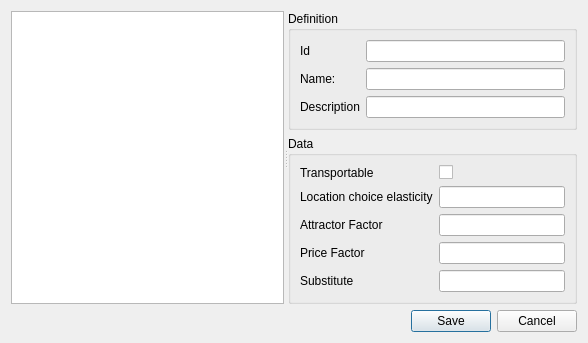
<?xml version="1.0" encoding="UTF-8"?>
<ui version="4.0">
 <class>Dialog</class>
 <widget class="QDialog" name="Dialog">
  <property name="geometry">
   <rect>
    <x>0</x>
    <y>0</y>
    <width>588</width>
    <height>316</height>
   </rect>
  </property>
  <property name="windowTitle">
   <string>Add new sector</string>
  </property>
  <layout class="QHBoxLayout" name="horizontalLayout">
   <item>
    <layout class="QVBoxLayout" name="verticalLayout_4">
     <item>
      <widget class="QSplitter" name="splitter">
       <property name="orientation">
        <enum>Qt::Horizontal</enum>
       </property>
       <widget class="QTreeView" name="scenario_tree"/>
       <widget class="QWidget" name="layoutWidget">
        <layout class="QVBoxLayout" name="verticalLayout_3">
         <item>
          <widget class="QGroupBox" name="project">
           <property name="sizePolicy">
            <sizepolicy hsizetype="Expanding" vsizetype="Preferred">
             <horstretch>0</horstretch>
             <verstretch>0</verstretch>
            </sizepolicy>
           </property>
           <property name="title">
            <string>Definition</string>
           </property>
           <layout class="QVBoxLayout" name="verticalLayout">
            <item>
             <layout class="QFormLayout" name="formLayout">
              <item row="0" column="0">
               <widget class="QLabel" name="label_2">
                <property name="text">
                 <string>Id</string>
                </property>
               </widget>
              </item>
              <item row="0" column="1">
               <widget class="QLineEdit" name="id">
                <property name="maxLength">
                 <number>32</number>
                </property>
               </widget>
              </item>
              <item row="1" column="0">
               <widget class="QLabel" name="label_3">
                <property name="text">
                 <string>Name:</string>
                </property>
               </widget>
              </item>
              <item row="1" column="1">
               <widget class="QLineEdit" name="name">
                <property name="maxLength">
                 <number>100</number>
                </property>
               </widget>
              </item>
              <item row="2" column="0">
               <widget class="QLabel" name="label_6">
                <property name="text">
                 <string>Description</string>
                </property>
               </widget>
              </item>
              <item row="2" column="1">
               <widget class="QLineEdit" name="description"/>
              </item>
             </layout>
            </item>
           </layout>
          </widget>
         </item>
         <item>
          <widget class="QGroupBox" name="groupBox">
           <property name="title">
            <string>Data</string>
           </property>
           <layout class="QVBoxLayout" name="verticalLayout_2">
            <item>
             <layout class="QFormLayout" name="formLayout_2">
              <item row="1" column="1">
               <widget class="QLineEdit" name="location_choice_elasticity"/>
              </item>
              <item row="1" column="0">
               <widget class="QLabel" name="label">
                <property name="text">
                 <string>Location choice elasticity</string>
                </property>
               </widget>
              </item>
              <item row="2" column="0">
               <widget class="QLabel" name="label_4">
                <property name="text">
                 <string>Attractor Factor</string>
                </property>
               </widget>
              </item>
              <item row="2" column="1">
               <widget class="QLineEdit" name="attractor_factor"/>
              </item>
              <item row="3" column="0">
               <widget class="QLabel" name="label_5">
                <property name="text">
                 <string>Price Factor</string>
                </property>
               </widget>
              </item>
              <item row="3" column="1">
               <widget class="QLineEdit" name="price_factor"/>
              </item>
              <item row="0" column="0">
               <widget class="QLabel" name="label_7">
                <property name="text">
                 <string>Transportable</string>
                </property>
               </widget>
              </item>
              <item row="0" column="1">
               <widget class="QCheckBox" name="transportable">
                <property name="text">
                 <string/>
                </property>
               </widget>
              </item>
              <item row="4" column="1">
               <widget class="QLineEdit" name="sustitute"/>
              </item>
              <item row="4" column="0">
               <widget class="QLabel" name="label_8">
                <property name="text">
                 <string>Substitute</string>
                </property>
               </widget>
              </item>
             </layout>
            </item>
           </layout>
          </widget>
         </item>
        </layout>
       </widget>
      </widget>
     </item>
     <item>
      <widget class="QDialogButtonBox" name="buttonBox">
       <property name="orientation">
        <enum>Qt::Horizontal</enum>
       </property>
       <property name="standardButtons">
        <set>QDialogButtonBox::Cancel|QDialogButtonBox::Save</set>
       </property>
      </widget>
     </item>
    </layout>
   </item>
  </layout>
 </widget>
 <tabstops>
  <tabstop>id</tabstop>
  <tabstop>name</tabstop>
  <tabstop>buttonBox</tabstop>
  <tabstop>scenario_tree</tabstop>
 </tabstops>
 <resources/>
 <connections>
  <connection>
   <sender>buttonBox</sender>
   <signal>rejected()</signal>
   <receiver>Dialog</receiver>
   <slot>reject()</slot>
   <hints>
    <hint type="sourcelabel">
     <x>317</x>
     <y>496</y>
    </hint>
    <hint type="destinationlabel">
     <x>286</x>
     <y>274</y>
    </hint>
   </hints>
  </connection>
 </connections>
</ui>
